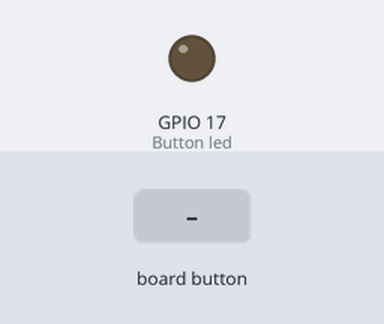
The program below on a simulated Raspberry Pi (BCM pin numbers). Parts: output pins drawn as LEDs (lit = HIGH). The test bench sets the inputs (shaded band). The buttons are places on the Blue Dot phone app.

Above: at 1.2 s.
1.3 s: button top pressed
At 1.37 s:
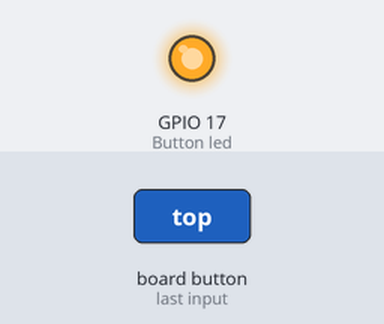
Timing chart, 0 to 4.3 s (numbered marks = the images above; inputs shaded):
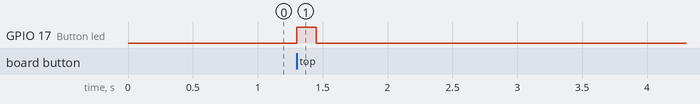

Measured:
- after the input at 1.3 s, GPIO 17 (Button led): LOW → HIGH at once, → LOW 0.15 s later

The program:

gpiozero_remote_phone.py
```python
from typing import Counter
from bluedot import BlueDot
from gpiozero import LED,PWMLED,Robot

# 控制发光二极管
bd = BlueDot()
bd.color = 'red'
bd.square = True
led = LED(17)

flag = True
while flag:
    bd.wait_for_press()
    led.on()
    bd.wait_for_release()
    led.off()

# 调节器开关
def set_brightness(pos):
    brightness = (pos.y+1)/2
    led.value = brightness
led = PWMLED(27)
bd = BlueDot()
bd.when_moved = set_brightness

# 调舵机角度/马达速度
def swiped(swipe):
    swipe.speed
    swipe.angle
    swipe.distance
bd = BlueDot()
bd.when_swiped = swiped

# 旋转调节
count = 0
def rotated(rotation):
    global count
    count += rotation.value
    rotation.clockwise
bd = BlueDot()
bd.when_rotated = rotated
bd.rotation_segments = 16

# 机器人移动
bd = BlueDot()
robot = Robot(left=(4,14),right=(17,18))
def move(pos):
    if pos.top:
        robot.forward(pos.distance)
    elif pos.bottom:
        robot.backward(pos.distance)
    elif pos.left:
        robot.left(pos.distance)
    elif pos.right:
        robot.right(pos.distance)
bd.when_pressed = move  # 蓝点按下
bd.when_moved = move    # 蓝点移动
bd.when_released = robot.stop

# 机器人移动: 蓝点离中心越远，电机转速越大
def pos_to_value(x,y):
    left = y if x>0 else y+x
    right = y if x<0 else y-x
    return (clamped(left),clamped(right))

def clamped(v):
    return max(-1,min(1,v))

def drive():
    while True:
        if bd.is_pressed:
            x,y = bd.position.x,bd.position.y
            yield pos_to_values(x,y)
        else:
            yield (0,0)
robot = Robot(left=(4,14),right=(17,18))
bd = BlueDot()
robot.source = drive()
```
